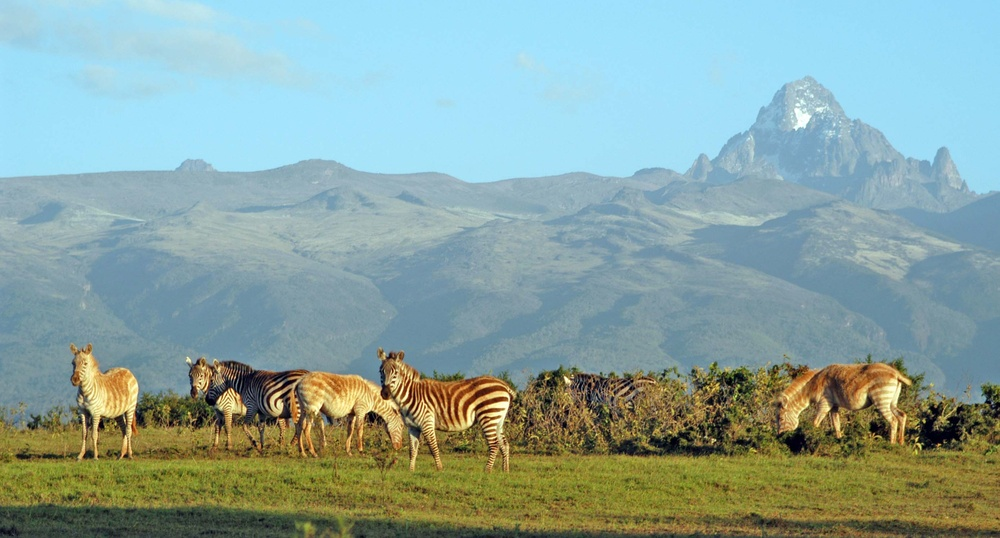
#> input picture image.jpg, 1000 x 538 px, shrunk from 2775 x 1492 before the run
$ python Combined.py
#> lines starting #> are read from the running program, lines starting #| are printed output that depends on the picture
#kiti submission, combining the Read&Display and Grayscale code
import cv2
# Loading the image
img = cv2.imread('image.jpg')
#> img is the input picture: shape (538, 1000, 3); mean B, G, R 159.5, 164.2, 138.1

if img is None:
    print("Error: Could not read 'image.jpg'.")
else:
    # Displaying the original image
    cv2.imshow('Original Image', img)

    #  press any key to move to the next step
    print("Press any key on the image window to continue to Grayscale...")
    cv2.waitKey(0)

    # Converting the loaded image to grayscale
    gray_img = cv2.cvtColor(img, cv2.COLOR_BGR2GRAY)
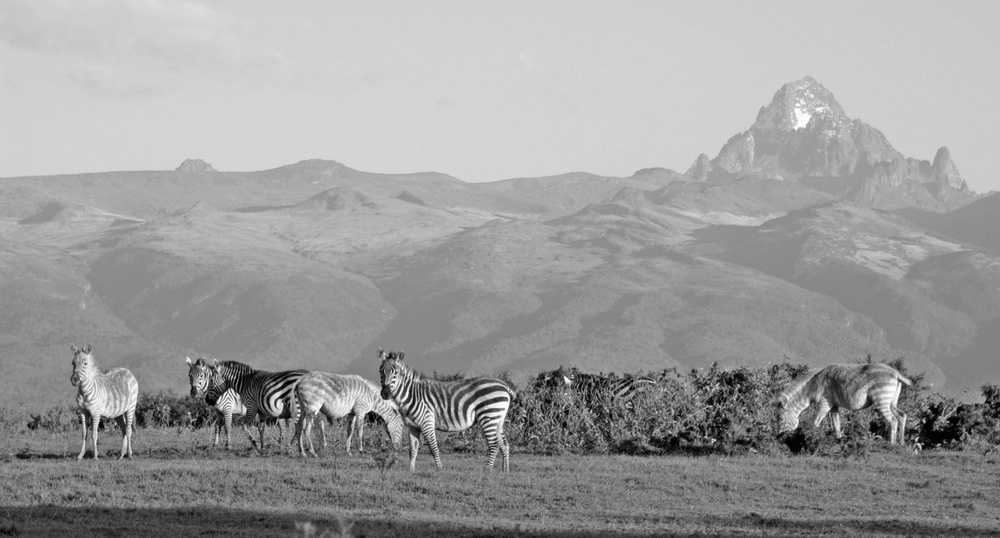
#> gray_img: shape (538, 1000); min 0, max 255, mean 155.8

    # Displaying the grayscale image
    cv2.imshow('Grayscale Image', gray_img)

    # for any key press the windows are closed
    print("Press any key on the image window to exit...")
    cv2.waitKey(0)
    cv2.destroyAllWindows()
